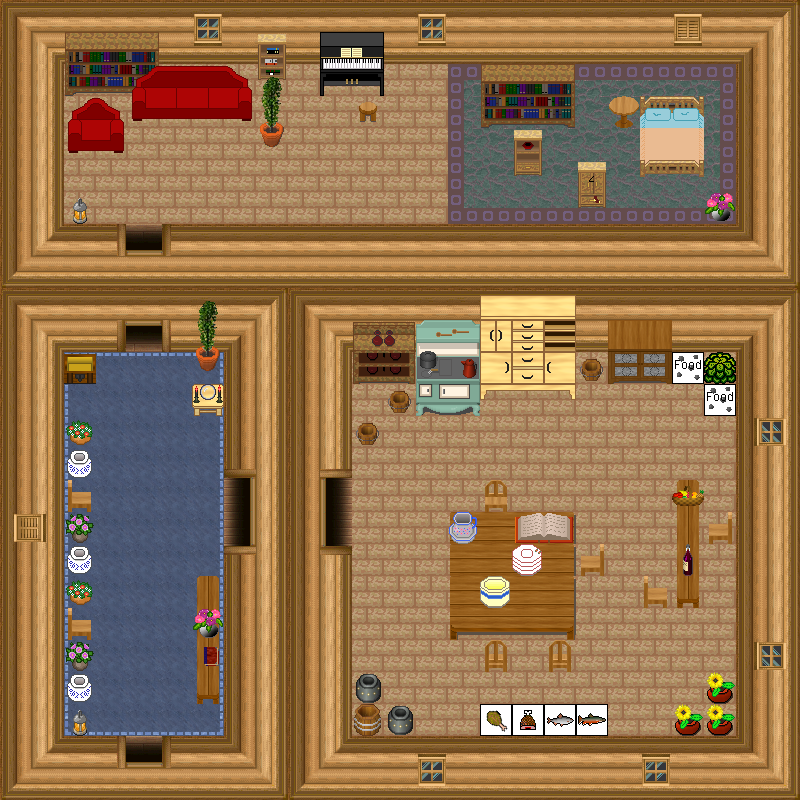

This game map was drawn from its Tiled (.tmx) file and the tilesets committed beside it. A one-line description and the trimmed map source follow:
An orthogonal 25x25 tile map with 32x32 px tiles, 6 tile layers (0_floor, 1_terrain, 2_object, 3_roof, ...), 2 hidden layers not drawn, 39 tilesets.

<map version="1.0" orientation="orthogonal" renderorder="right-down" width="25" height="25" tilewidth="32" tileheight="32" nextobjectid="1">
 <tileset firstgid="1" name="carpets_2" tilewidth="32" tileheight="32" tilecount="12" columns="4">
  <image source="../../tileset/furniture/carpet/carpets_2.png" trans="ff00ff" width="128" height="96" />
 </tileset>
 <tileset firstgid="13" name="barrel" tilewidth="32" tileheight="32" tilecount="2" columns="1">
  <image source="../../tileset/item/pot/barrel.png" width="32" height="64" />
 </tileset>
 <tileset firstgid="15" name="bright_bookshelf_and_cupboard" tilewidth="32" tileheight="32" tilecount="6" columns="3">
  <image source="../../tileset/furniture/shelve/bright_bookshelf_and_cupboard.png" width="96" height="64" />
 </tileset>
 <tileset firstgid="21" name="wooden_pale" tilewidth="32" tileheight="32" tilecount="4" columns="2">
  <image source="../../tileset/furniture/chair/wooden_pale.png" width="64" height="64" />
 </tileset>
 <tileset firstgid="25" name="flowering_plant" tilewidth="32" tileheight="32" tilecount="2" columns="2">
  <image source="../../tileset/plant/indoor/flowering_plant.png" width="64" height="32" />
 </tileset>
 <tileset firstgid="27" name="pot_grey" tilewidth="32" tileheight="32" tilecount="1" columns="1">
  <image source="../../tileset/item/pot/pot_grey.png" width="32" height="32" />
 </tileset>
 <tileset firstgid="28" name="pot_plant" tilewidth="32" tileheight="32" tilecount="3" columns="1">
  <image source="../../tileset/plant/indoor/pot_plant.png" width="32" height="96" />
 </tileset>
 <tileset firstgid="31" name="stool" tilewidth="32" tileheight="32" tilecount="1" columns="1">
  <image source="../../tileset/furniture/chair/stool.png" width="32" height="32" />
 </tileset>
 <tileset firstgid="32" name="wooden_pale" tilewidth="32" tileheight="32" tilecount="1" columns="1">
  <image source="../../tileset/furniture/table/wooden_pale.png" width="32" height="32" />
 </tileset>
 <tileset firstgid="33" name="small_lamp" tilewidth="32" tileheight="32" tilecount="4" columns="4">
  <image source="../../tileset/furniture/light/small_lamp.png" width="128" height="32" />
 </tileset>
 <tileset firstgid="37" name="orb_table" tilewidth="32" tileheight="32" tilecount="2" columns="2">
  <image source="../../tileset/furniture/table/orb_table.png" width="64" height="32" />
 </tileset>
 <tileset firstgid="39" name="collision" tilewidth="32" tileheight="32" tilecount="1" columns="1">
  <image source="../../tileset/logic/collision.png" width="32" height="32" />
 </tileset>
 <tileset firstgid="40" name="bluecarpet" tilewidth="32" tileheight="32" tilecount="9" columns="3">
  <image source="../../tileset/furniture/carpet/blue.png" width="96" height="96" />
 </tileset>
 <tileset firstgid="49" name="bed blue" tilewidth="32" tileheight="32" tilecount="6" columns="2">
  <image source="../../tileset/furniture/bed/large_blue.png" width="64" height="96" />
 </tileset>
 <tileset firstgid="55" name="chest" tilewidth="32" tileheight="32" tilecount="2" columns="1">
  <image source="../../tileset/item/chest/small.png" width="32" height="64" />
 </tileset>
 <tileset firstgid="57" name="red wine" tilewidth="32" tileheight="32" tilecount="4" columns="2">
  <image source="../../tileset/item/drink/red_wine.png" width="64" height="64" />
 </tileset>
 <tileset firstgid="61" name="food fruit basket" tilewidth="32" tileheight="32" tilecount="1" columns="1">
  <image source="../../tileset/item/food/fruit_basket.png" width="32" height="32" />
 </tileset>
 <tileset firstgid="62" name="bench ns" tilewidth="32" tileheight="32" tilecount="3" columns="1">
  <image source="../../tileset/furniture/table/long_front_on.png" width="32" height="96" />
 </tileset>
 <tileset firstgid="65" name="book" tilewidth="32" tileheight="32" tilecount="4" columns="2">
  <image source="../../tileset/item/documents/book.png" width="64" height="64" />
 </tileset>
 <tileset firstgid="69" name="flower vase" tilewidth="32" tileheight="32" tilecount="3" columns="3">
  <image source="../../tileset/plant/indoor/flower_vase.png" width="96" height="32" />
 </tileset>
 <tileset firstgid="72" name="shelfs" tilewidth="32" tileheight="32" tilecount="12" columns="3">
  <image source="../../tileset/furniture/shelve/pale_book_bottle_shelf.png" width="96" height="128" />
 </tileset>
 <tileset firstgid="84" name="piano" tilewidth="32" tileheight="32" tilecount="4" columns="2">
  <image source="../../tileset/furniture/other/piano.png" width="64" height="64" />
 </tileset>
 <tileset firstgid="88" name="pie safe" tilewidth="32" tileheight="32" tilecount="4" columns="2">
  <image source="../../tileset/furniture/kitchen/pie_safe.png" width="64" height="64" />
 </tileset>
 <tileset firstgid="92" name="stove" tilewidth="32" tileheight="32" tilecount="6" columns="2">
  <image source="../../tileset/furniture/kitchen/stove.png" width="64" height="96" />
 </tileset>
 <tileset firstgid="98" name="food" tilewidth="32" tileheight="32" tilecount="1" columns="1">
  <image source="../../tileset/logic/item/sheepfood.png" width="32" height="32" />
 </tileset>
 <tileset firstgid="99" name="sofa" tilewidth="32" tileheight="32" tilecount="6" columns="3">
  <image source="../../tileset/furniture/chair/sofa_red.png" width="96" height="64" />
 </tileset>
 <tileset firstgid="105" name="entrance" tilewidth="32" tileheight="32" tilecount="25" columns="5">
  <image source="../../tileset/building/entrance/grey.png" width="160" height="160" />
 </tileset>
 <tileset firstgid="130" name="hosta" tilewidth="32" tileheight="32" tilecount="9" columns="3">
  <image source="../../tileset/plant/bush/hosta.png" width="96" height="96" />
 </tileset>
 <tileset firstgid="139" name="bed2" tilewidth="32" tileheight="32" tilecount="6" columns="2">
  <image source="../../tileset/furniture/bed/large_peach.png" width="64" height="96" />
 </tileset>
 <tileset firstgid="145" name="bigtable" tilewidth="32" tileheight="32" tilecount="9" columns="3">
  <image source="../../tileset/furniture/table/wooden_rectangular.png" width="96" height="96" />
 </tileset>
 <tileset firstgid="154" name="dishes" tilewidth="32" tileheight="32" tilecount="6" columns="2">
  <image source="../../tileset/furniture/crockery/dishes.png" width="64" height="96" />
 </tileset>
 <tileset firstgid="160" name="pine" tilewidth="32" tileheight="32" tilecount="16" columns="4">
  <image source="../../tileset/furniture/other/furniture_pine.png" width="128" height="128" />
 </tileset>
 <tileset firstgid="176" name="orientaljar" tilewidth="32" tileheight="32" tilecount="1" columns="1">
  <image source="../../tileset/item/pot/oriental_jar.png" width="32" height="32" />
 </tileset>
 <tileset firstgid="177" name="sciany" tilewidth="32" tileheight="32" tilecount="27" columns="3">
  <image source="../../tileset/pol/waly/int_plazy.png" width="96" height="288" />
 </tileset>
 <tileset firstgid="204" name="drzwi" tilewidth="32" tileheight="32" tilecount="15" columns="5">
  <image source="../../tileset/pol/domki/drzwi/door_drewno_int.png" width="160" height="96" />
 </tileset>
 <tileset firstgid="219" name="ok" tilewidth="32" tileheight="32" tilecount="16" columns="8">
  <image source="../../tileset/pol/domki/okna/window_drewno.png" width="256" height="64" />
 </tileset>
 <tileset firstgid="235" name="balia_kukurydza" tilewidth="32" tileheight="32" tilecount="2" columns="2">
  <image source="../../tileset/pol/wyposazenie/jedzenie/balia_kukurydza.png" width="64" height="32" />
 </tileset>
 <tileset firstgid="237" name="meat_and_fish" tilewidth="32" tileheight="32" tilecount="5" columns="5">
  <image source="../../tileset/logic/item/meat_and_fish.png" width="160" height="32" />
 </tileset>
 <tileset firstgid="242" name="protection" tilewidth="32" tileheight="32" tilecount="2" columns="2">
  <image source="../../tileset/logic/protection.png" width="64" height="32" />
 </tileset>
 <layer name="0_floor" width="25" height="25">
  <data>[625 cells, 625 non-empty, 19 distinct tile ids]</data>
 </layer>
 <layer name="1_terrain" width="25" height="25">
  <data>[625 cells, 381 non-empty, 59 distinct tile ids]</data>
 </layer>
 <layer name="2_object" width="25" height="25">
  <data>[625 cells, 89 non-empty, 65 distinct tile ids]</data>
 </layer>
 <layer name="3_roof" width="25" height="25">
  <data>[625 cells, 39 non-empty, 21 distinct tile ids]</data>
 </layer>
 <layer name="4_roof_add" width="25" height="25">
  <data>[625 cells, 0 non-empty, 0 distinct tile ids]</data>
 </layer>
 <layer name="objects" width="25" height="25">
  <data>[625 cells, 6 non-empty, 5 distinct tile ids]</data>
 </layer>
 <layer name="collision" width="25" height="25" visible="0">
  <data>[625 cells, 388 non-empty, 1 distinct tile ids]</data>
 </layer>
 <layer name="protection" width="25" height="25" visible="0">
  <data>[625 cells, 625 non-empty, 1 distinct tile ids]</data>
 </layer>
</map>
